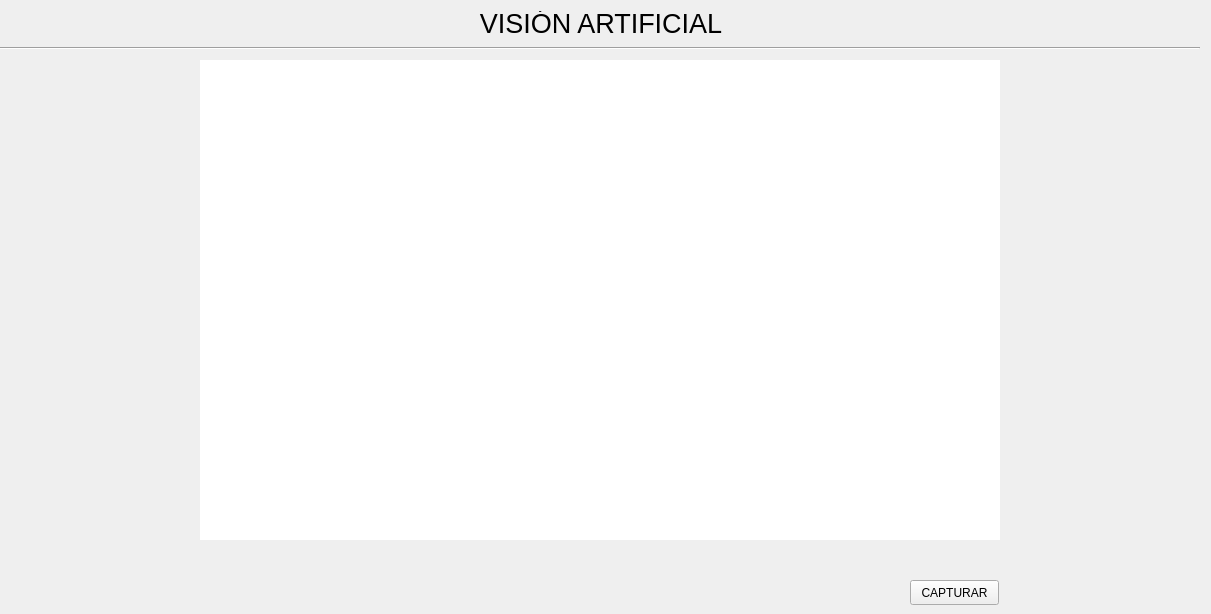
    <widget class="QWidget" name="tab_2">
     <attribute name="title">
      <string>VISION ARTIFICIAL</string>
     </attribute>
     <widget class="QLabel" name="label_12">
      <property name="geometry">
       <rect>
        <x>0</x>
        <y>11</y>
        <width>1202</width>
        <height>25</height>
       </rect>
      </property>
      <property name="minimumSize">
       <size>
        <width>0</width>
        <height>25</height>
       </size>
      </property>
      <property name="maximumSize">
       <size>
        <width>16777215</width>
        <height>25</height>
       </size>
      </property>
      <property name="font">
       <font>
        <pointsize>20</pointsize>
       </font>
      </property>
      <property name="text">
       <string>VISIÓN ARTIFICIAL</string>
      </property>
      <property name="alignment">
       <set>Qt::AlignCenter</set>
      </property>
     </widget>
     <widget class="QWidget" name="verticalLayoutWidget_5">
      <property name="geometry">
       <rect>
        <x>0</x>
        <y>40</y>
        <width>1202</width>
        <height>16</height>
       </rect>
      </property>
      <layout class="QVBoxLayout" name="verticalLayout_7">
       <item>
        <widget class="Line" name="line_4">
         <property name="sizePolicy">
          <sizepolicy hsizetype="Preferred" vsizetype="Fixed">
           <horstretch>0</horstretch>
           <verstretch>0</verstretch>
          </sizepolicy>
         </property>
         <property name="minimumSize">
          <size>
           <width>1200</width>
           <height>2</height>
          </size>
         </property>
         <property name="maximumSize">
          <size>
           <width>1200</width>
           <height>2</height>
          </size>
         </property>
         <property name="orientation">
          <enum>Qt::Horizontal</enum>
         </property>
        </widget>
       </item>
      </layout>
     </widget>
     <widget class="QLabel" name="label_18">
      <property name="geometry">
       <rect>
        <x>200</x>
        <y>60</y>
        <width>800</width>
        <height>480</height>
       </rect>
      </property>
      <property name="styleSheet">
       <string notr="true">background-color: rgb(255, 255, 255);</string>
      </property>
      <property name="text">
       <string/>
      </property>
      <property name="scaledContents">
       <bool>true</bool>
      </property>
      <property name="alignment">
       <set>Qt::AlignCenter</set>
      </property>
     </widget>
     <widget class="QPushButton" name="button_capture">
      <property name="geometry">
       <rect>
        <x>910</x>
        <y>580</y>
        <width>89</width>
        <height>25</height>
       </rect>
      </property>
      <property name="text">
       <string>CAPTURAR</string>
      </property>
     </widget>
    </widget>
